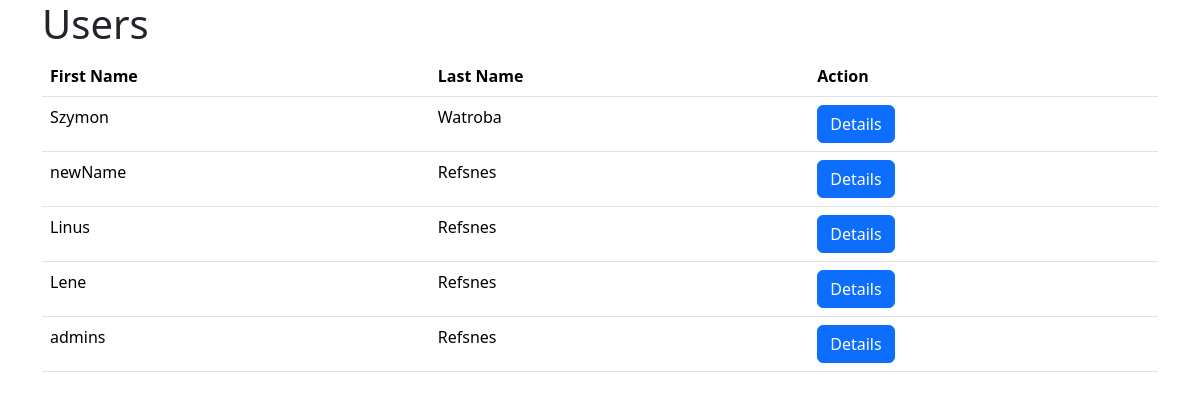
The page /playground/all_users/ on the database as committed earlier.
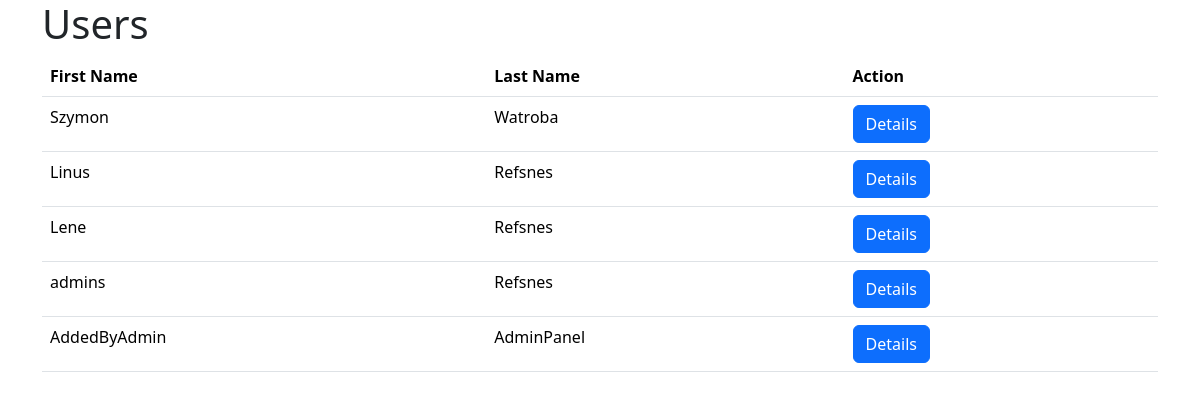
The same page on the database as committed later.
### playground/models.py (models this page shows, shortened)
class Siteuser(models.Model):
    firstname = models.CharField(max_length=255)
    lastname = models.CharField(max_length=255)
    phone = models.IntegerField(null=True)
    join_date = models.DateField(null=True)
    slug = models.SlugField(default="", null=False)

### playground/views.py (the view)
# urls.py: path('all_users/', views.view_users),
def view_users(request):
    myusers = Siteuser.objects.all().values()
    template = loader.get_template('all_users.html')
    context = {
        'myusers': myusers,
    }
    return HttpResponse(template.render(context, request))

### playground/templates/all_users.html (shortened to what this page needs)
<!DOCTYPE html>
<html>
<head>
  {% load bootstrap5 %}
  {% bootstrap_css %}
</head>
<body>
<div class="container">
  <h1>Users</h1>
  <table class="table">
    <thead>
      <tr>
        <th>First Name</th>
        <th>Last Name</th>
        <th>Action</th>
      </tr>
    </thead>
    <tbody>
      {% for x in myusers %}
      <tr>
        <td>{{ x.firstname }}</td>
        <td>{{ x.lastname }}</td>
        <td><a href="users_details/{{ x.slug }}" class="btn btn-primary">Details</a></td>
      </tr>
      {% endfor %}
    </tbody>
  </table>
</div>
</body>
</html>

Rows that differ between the two databases and show on the page:
removed Siteuser: firstname "newName", lastname "Refsnes"
added Siteuser: firstname "AddedByAdmin", lastname "AdminPanel"
